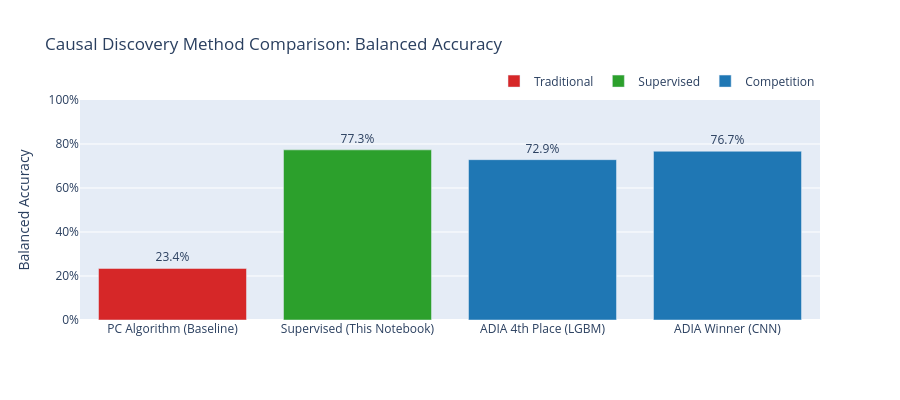

Notebook code for this chart:
### Markdown cell above
### Method Comparison

Contrast our supervised approach against the PC baseline and ADIA competition results.

### Code cell
methods_comparison = pd.DataFrame(
    {
        "Method": [
            "PC Algorithm\n(Baseline)",
            "Supervised\n(This Notebook)",
            "ADIA 4th Place\n(LGBM)",
            "ADIA Winner\n(CNN)",
        ],
        "Balanced Accuracy": [pc_accuracy, oof_accuracy, 0.7288, 0.7670],
        "Type": ["Traditional", "Supervised", "Competition", "Competition"],
    }
)

colors = {"Traditional": "#d62728", "Supervised": "#2ca02c", "Competition": "#1f77b4"}
fig = go.Figure()
for method_type in methods_comparison["Type"].unique():
    mask = methods_comparison["Type"] == method_type
    fig.add_trace(
        go.Bar(
            x=methods_comparison[mask]["Method"],
            y=methods_comparison[mask]["Balanced Accuracy"],
            name=method_type,
            marker_color=colors[method_type],
            text=methods_comparison[mask]["Balanced Accuracy"].apply(lambda x: f"{x:.1%}"),
            textposition="outside",
        )
    )
fig.update_layout(
    title="Causal Discovery Method Comparison: Balanced Accuracy",
    yaxis_title="Balanced Accuracy",
    yaxis=dict(range=[0, 1], tickformat=".0%"),
    height=400,
    showlegend=True,
    legend=dict(orientation="h", yanchor="bottom", y=1.02, xanchor="right", x=1),
)
fig.show()

### Figure 1 — Plotly figure (JSON) as saved in the notebook; plotly's stock layout.template omitted (floating-point values rounded to 4 significant figures)
{"data": [{"marker": {"color": "#d62728"}, "name": "Traditional", "text": ["23.4%"], "textposition": "outside", "type": "bar", "x": ["PC Algorithm\n(Baseline)"], "y": [0.2343]}, {"marker": {"color": "#2ca02c"}, "name": "Supervised", "text": ["77.3%"], "textposition": "outside", "type": "bar", "x": ["Supervised\n(This Notebook)"], "y": [0.7733]}, {"marker": {"color": "#1f77b4"}, "name": "Competition", "text": ["72.9%", "76.7%"], "textposition": "outside", "type": "bar", "x": ["ADIA 4th Place\n(LGBM)", "ADIA Winner\n(CNN)"], "y": [0.7288, 0.767]}], "layout": {"height": 400, "legend": {"orientation": "h", "x": 1, "xanchor": "right", "y": 1.02, "yanchor": "bottom"}, "showlegend": true, "title": {"text": "Causal Discovery Method Comparison: Balanced Accuracy"}, "yaxis": {"range": [0, 1], "tickformat": ".0%", "title": {"text": "Balanced Accuracy"}}}}
